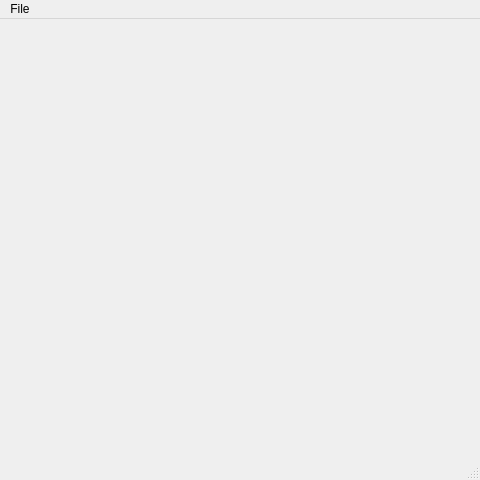
<?xml version="1.0" encoding="UTF-8"?>
<ui version="4.0">
 <class>MainWindow</class>
 <widget class="QMainWindow" name="MainWindow">
  <property name="geometry">
   <rect>
    <x>0</x>
    <y>0</y>
    <width>480</width>
    <height>480</height>
   </rect>
  </property>
  <property name="windowTitle">
   <string>Map Reader</string>
  </property>
  <widget class="QWidget" name="centralWidget">
   <widget class="QWidget" name="verticalLayoutWidget">
    <property name="geometry">
     <rect>
      <x>10</x>
      <y>10</y>
      <width>461</width>
      <height>421</height>
     </rect>
    </property>
    <layout class="QVBoxLayout" name="verticalLayout"/>
   </widget>
  </widget>
  <widget class="QMenuBar" name="menuBar">
   <property name="geometry">
    <rect>
     <x>0</x>
     <y>0</y>
     <width>480</width>
     <height>27</height>
    </rect>
   </property>
   <widget class="QMenu" name="menuFile">
    <property name="title">
     <string>File</string>
    </property>
    <addaction name="actionNew"/>
    <addaction name="actionLoad"/>
    <addaction name="actionSave"/>
    <addaction name="separator"/>
    <addaction name="actionExit"/>
   </widget>
   <addaction name="menuFile"/>
  </widget>
  <widget class="QStatusBar" name="statusBar"/>
  <action name="actionLoad">
   <property name="text">
    <string>Load</string>
   </property>
   <property name="shortcut">
    <string>Ctrl+O</string>
   </property>
  </action>
  <action name="actionExit">
   <property name="text">
    <string>Exit</string>
   </property>
   <property name="shortcut">
    <string>Esc</string>
   </property>
  </action>
  <action name="actionSave">
   <property name="text">
    <string>Save</string>
   </property>
   <property name="shortcut">
    <string>Ctrl+S</string>
   </property>
  </action>
  <action name="actionNew">
   <property name="text">
    <string>New</string>
   </property>
   <property name="shortcut">
    <string>Ctrl+N</string>
   </property>
  </action>
 </widget>
 <layoutdefault spacing="6" margin="11"/>
 <resources/>
 <connections/>
</ui>
